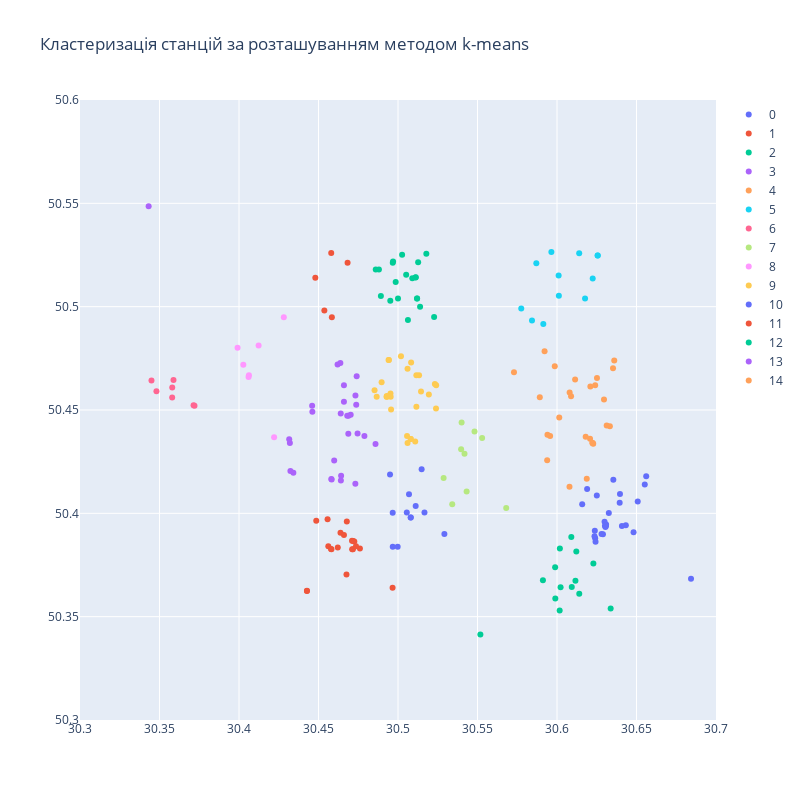

Here is the notebook cell this chart was saved with:
### Code cell
# Метод 2. Кластеризація за допомогою k-means (15 кластерів)
# Застосуємо алгоритм k-means для об'єднання станцій у кластери - це дасть нам можливість використовувати 
# більше ніж 12 кластерів, а також більш точно аналізувати які станції насправді є "сусідніми"

import numpy as np
import pandas as pd
from matplotlib import pyplot as plt
from sklearn.cluster import KMeans

coord_kmeans = COORD.copy()
kmeans = KMeans(n_clusters=15, init='k-means++', max_iter=500, n_init=10, random_state=0)
clusters = kmeans.fit_predict(coord_kmeans[['x', 'y']])
coord_kmeans['cluster'] = clusters
# plt.scatter(kmeans.cluster_centers_[:, 1], kmeans.cluster_centers_[:, 0], s=300, c='red')
plot_clusters(coord_kmeans, 'Кластеризація станцій за розташуванням методом k-means')
